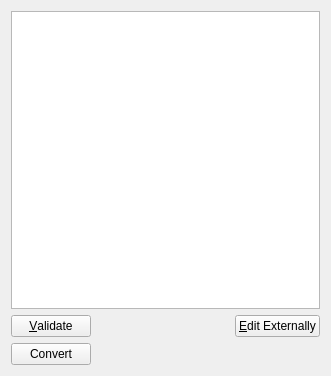
<?xml version="1.0" encoding="UTF-8"?>
<ui version="4.0">
 <class>LocalLayoutUi</class>
 <widget class="QWidget" name="LocalLayoutUi">
  <property name="geometry">
   <rect>
    <x>0</x>
    <y>0</y>
    <width>331</width>
    <height>376</height>
   </rect>
  </property>
  <property name="windowTitle">
   <string/>
  </property>
  <layout class="QGridLayout" name="gridLayout_2">
   <item row="0" column="0">
    <widget class="QTextEdit" name="locallayoutTE">
     <property name="toolTip">
      <string>Document-specific layout information</string>
     </property>
     <property name="statusTip">
      <string/>
     </property>
     <property name="acceptRichText">
      <bool>false</bool>
     </property>
    </widget>
   </item>
   <item row="1" column="0">
    <layout class="QGridLayout" name="gridLayout">
     <item row="0" column="0">
      <widget class="QPushButton" name="validatePB">
       <property name="toolTip">
        <string/>
       </property>
       <property name="text">
        <string>&amp;Validate</string>
       </property>
      </widget>
     </item>
     <item row="0" column="1">
      <widget class="QLabel" name="validLB">
       <property name="contextMenuPolicy">
        <enum>Qt::NoContextMenu</enum>
       </property>
       <property name="toolTip">
        <string>Errors reported in terminal.</string>
       </property>
       <property name="text">
        <string/>
       </property>
       <property name="alignment">
        <set>Qt::AlignCenter</set>
       </property>
      </widget>
     </item>
     <item row="0" column="2">
      <spacer name="horizontalSpacer">
       <property name="orientation">
        <enum>Qt::Horizontal</enum>
       </property>
       <property name="sizeHint" stdset="0">
        <size>
         <width>40</width>
         <height>20</height>
        </size>
       </property>
      </spacer>
     </item>
     <item row="0" column="3">
      <widget class="QPushButton" name="editPB">
       <property name="toolTip">
        <string>Editor for LaTeX (plain) format will be used</string>
       </property>
       <property name="text">
        <string>&amp;Edit Externally</string>
       </property>
      </widget>
     </item>
     <item row="1" column="0">
      <widget class="QPushButton" name="convertPB">
       <property name="text">
        <string>Convert</string>
       </property>
      </widget>
     </item>
     <item row="1" column="1">
      <widget class="QLabel" name="convertLB">
       <property name="contextMenuPolicy">
        <enum>Qt::NoContextMenu</enum>
       </property>
       <property name="toolTip">
        <string>Errors reported in terminal.</string>
       </property>
       <property name="text">
        <string/>
       </property>
       <property name="alignment">
        <set>Qt::AlignCenter</set>
       </property>
      </widget>
     </item>
    </layout>
   </item>
  </layout>
 </widget>
 <includes>
  <include location="local">qt_i18n.h</include>
 </includes>
 <resources/>
 <connections/>
</ui>
